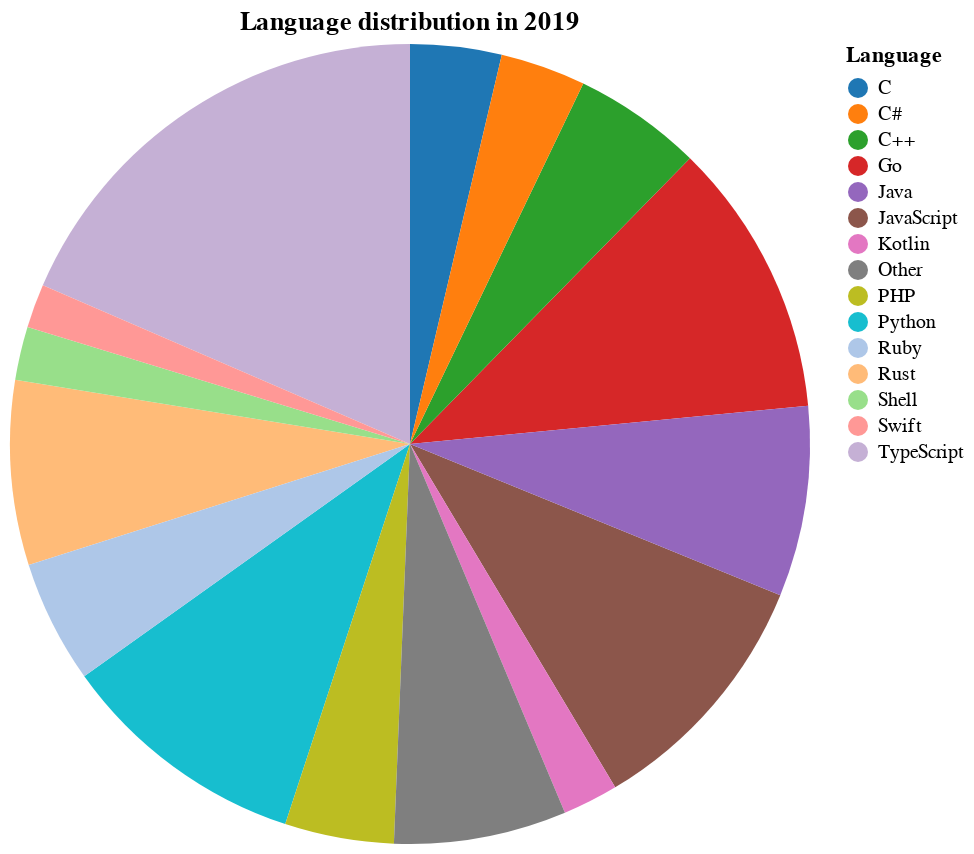
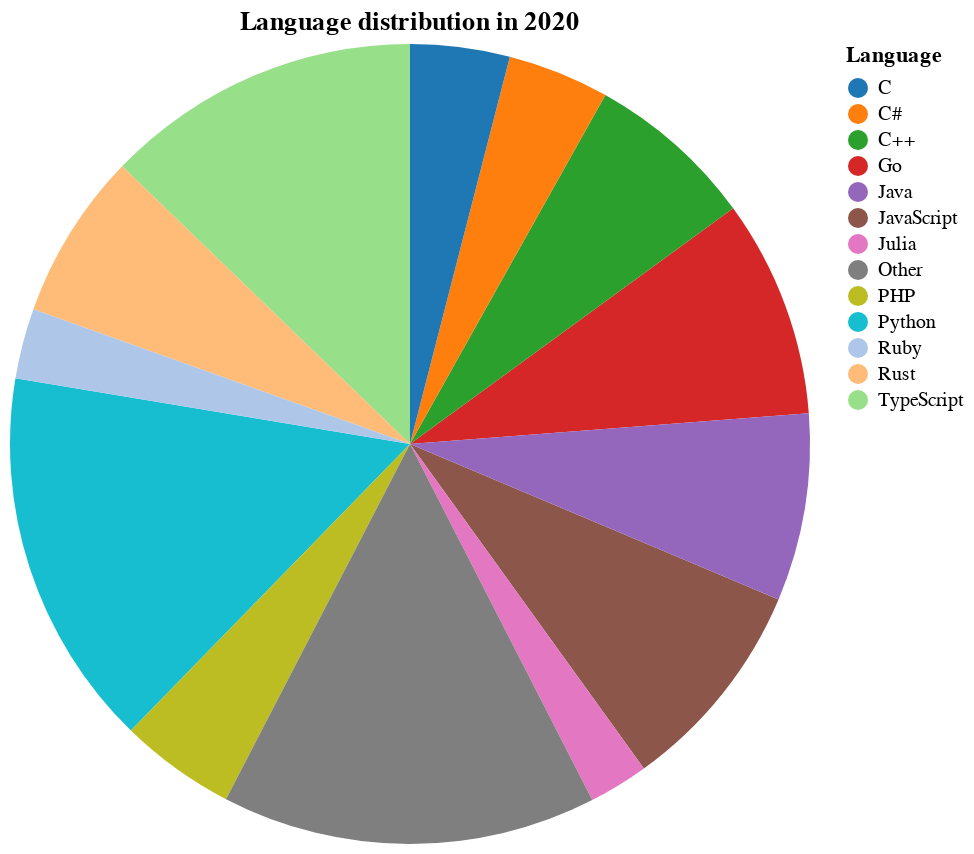
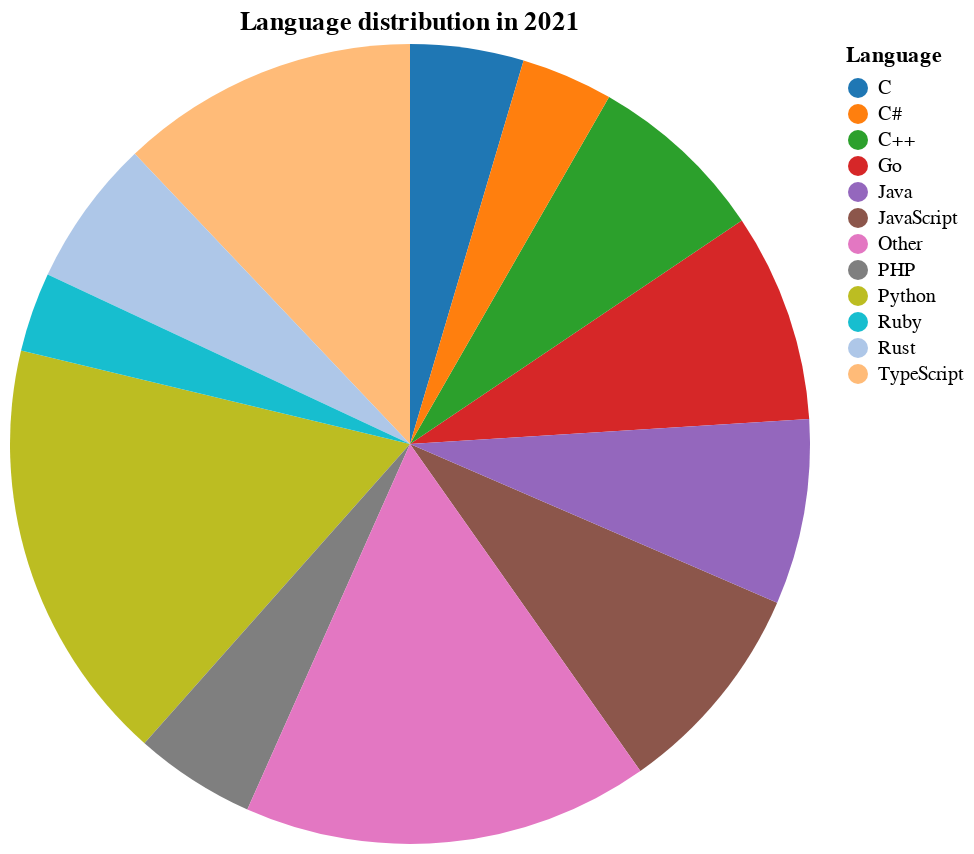
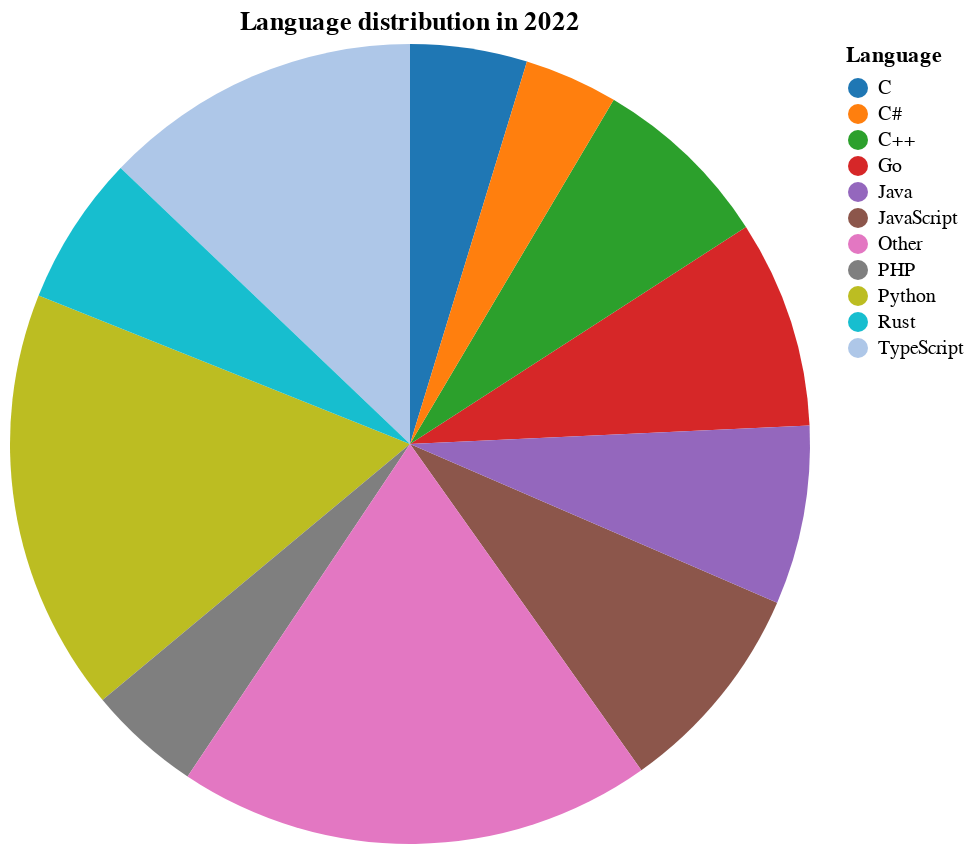

Notebook code cell kept with these figures, in order:
### Markdown cell above
## Draw a pie chart for each year

### Code cell
years = resulting_df['Year'].unique()
years.sort()
pie_charts = []
for year in years:
    pie_charts.append(pie_chart_by_year(resulting_df, year))

[chart.show() for chart in pie_charts]

### Figure 1 — Vega-Lite specification as saved in the notebook (floating-point values rounded to 4 significant figures)
{"config": {"view": {"continuousWidth": 300, "continuousHeight": 300}}, "data": {"name": "data-e6d9805dace800cf759d847c44a10f88"}, "mark": {"type": "arc"}, "encoding": {"color": {"field": "Language", "scale": {"range": ["#1f77b4", "#ff7f0e", "#2ca02c", "#d62728", "#9467bd", "#8c564b", "#e377c2", "#7f7f7f", "#bcbd22", "#17becf", "#aec7e8", "#ffbb78", "#98df8a", "#ff9896", "#c5b0d5", "#c49c94", "#f7b6d2", "#c7c7c7", "#dbdb8d", "#9edae5"]}, "type": "nominal"}, "theta": {"field": "Percentage", "type": "quantitative"}, "tooltip": [{"field": "Language", "type": "nominal"}, {"field": "Percentage", "type": "quantitative"}]}, "height": 400, "title": "Language distribution in 2019", "width": 400, "$schema": "https://vega.github.io/schema/vega-lite/v5.20.1.json", "datasets": {"data-e6d9805dace800cf759d847c44a10f88": [{"Year": 2019, "Language": "TypeScript", "Percentage": 12.15}, {"Year": 2019, "Language": "Go", "Percentage": 7.308}, {"Year": 2019, "Language": "JavaScript", "Percentage": 6.73}, {"Year": 2019, "Language": "Python", "Percentage": 6.625}, {"Year": 2019, "Language": "Java", "Percentage": 5.047}, {"Year": 2019, "Language": "Rust", "Percentage": 4.89}, {"Year": 2019, "Language": "C++", "Percentage": 3.417}, {"Year": 2019, "Language": "Ruby", "Percentage": 3.26}, {"Year": 2019, "Language": "PHP", "Percentage": 2.892}, {"Year": 2019, "Language": "C", "Percentage": 2.419}, {"Year": 2019, "Language": "C#", "Percentage": 2.261}, {"Year": 2019, "Language": "Kotlin", "Percentage": 1.472}, {"Year": 2019, "Language": "Shell", "Percentage": 1.42}, {"Year": 2019, "Language": "Swift", "Percentage": 1.157}, {"Year": 2019, "Language": "Other", "Percentage": 4.574}]}}

### Figure 2 — Vega-Lite specification as saved in the notebook (floating-point values rounded to 4 significant figures)
{"config": {"view": {"continuousWidth": 300, "continuousHeight": 300}}, "data": {"name": "data-043781818bf21e419418261c9ae6f7e8"}, "mark": {"type": "arc"}, "encoding": {"color": {"field": "Language", "scale": {"range": ["#1f77b4", "#ff7f0e", "#2ca02c", "#d62728", "#9467bd", "#8c564b", "#e377c2", "#7f7f7f", "#bcbd22", "#17becf", "#aec7e8", "#ffbb78", "#98df8a", "#ff9896", "#c5b0d5", "#c49c94", "#f7b6d2", "#c7c7c7", "#dbdb8d", "#9edae5"]}, "type": "nominal"}, "theta": {"field": "Percentage", "type": "quantitative"}, "tooltip": [{"field": "Language", "type": "nominal"}, {"field": "Percentage", "type": "quantitative"}]}, "height": 400, "title": "Language distribution in 2020", "width": 400, "$schema": "https://vega.github.io/schema/vega-lite/v5.20.1.json", "datasets": {"data-043781818bf21e419418261c9ae6f7e8": [{"Year": 2020, "Language": "Python", "Percentage": 6.426}, {"Year": 2020, "Language": "TypeScript", "Percentage": 5.358}, {"Year": 2020, "Language": "Go", "Percentage": 3.689}, {"Year": 2020, "Language": "JavaScript", "Percentage": 3.647}, {"Year": 2020, "Language": "Java", "Percentage": 3.174}, {"Year": 2020, "Language": "C++", "Percentage": 2.869}, {"Year": 2020, "Language": "Rust", "Percentage": 2.824}, {"Year": 2020, "Language": "PHP", "Percentage": 1.962}, {"Year": 2020, "Language": "C#", "Percentage": 1.721}, {"Year": 2020, "Language": "C", "Percentage": 1.682}, {"Year": 2020, "Language": "Ruby", "Percentage": 1.19}, {"Year": 2020, "Language": "Julia", "Percentage": 1.01}, {"Year": 2020, "Language": "Other", "Percentage": 6.342}]}}

### Figure 3 — Vega-Lite specification as saved in the notebook (floating-point values rounded to 4 significant figures)
{"config": {"view": {"continuousWidth": 300, "continuousHeight": 300}}, "data": {"name": "data-a59a75efe5a3a2a153fb6b05ca9a7307"}, "mark": {"type": "arc"}, "encoding": {"color": {"field": "Language", "scale": {"range": ["#1f77b4", "#ff7f0e", "#2ca02c", "#d62728", "#9467bd", "#8c564b", "#e377c2", "#7f7f7f", "#bcbd22", "#17becf", "#aec7e8", "#ffbb78", "#98df8a", "#ff9896", "#c5b0d5", "#c49c94", "#f7b6d2", "#c7c7c7", "#dbdb8d", "#9edae5"]}, "type": "nominal"}, "theta": {"field": "Percentage", "type": "quantitative"}, "tooltip": [{"field": "Language", "type": "nominal"}, {"field": "Percentage", "type": "quantitative"}]}, "height": 400, "title": "Language distribution in 2021", "width": 400, "$schema": "https://vega.github.io/schema/vega-lite/v5.20.1.json", "datasets": {"data-a59a75efe5a3a2a153fb6b05ca9a7307": [{"Year": 2021, "Language": "Python", "Percentage": 5.761}, {"Year": 2021, "Language": "TypeScript", "Percentage": 4.045}, {"Year": 2021, "Language": "JavaScript", "Percentage": 2.928}, {"Year": 2021, "Language": "Go", "Percentage": 2.825}, {"Year": 2021, "Language": "Java", "Percentage": 2.509}, {"Year": 2021, "Language": "C++", "Percentage": 2.437}, {"Year": 2021, "Language": "Rust", "Percentage": 1.997}, {"Year": 2021, "Language": "PHP", "Percentage": 1.637}, {"Year": 2021, "Language": "C", "Percentage": 1.535}, {"Year": 2021, "Language": "C#", "Percentage": 1.242}, {"Year": 2021, "Language": "Ruby", "Percentage": 1.075}, {"Year": 2021, "Language": "Other", "Percentage": 5.505}]}}

### Figure 4 — Vega-Lite specification as saved in the notebook (floating-point values rounded to 4 significant figures)
{"config": {"view": {"continuousWidth": 300, "continuousHeight": 300}}, "data": {"name": "data-55315c5e4f73060f428f215d8a82c9cd"}, "mark": {"type": "arc"}, "encoding": {"color": {"field": "Language", "scale": {"range": ["#1f77b4", "#ff7f0e", "#2ca02c", "#d62728", "#9467bd", "#8c564b", "#e377c2", "#7f7f7f", "#bcbd22", "#17becf", "#aec7e8", "#ffbb78", "#98df8a", "#ff9896", "#c5b0d5", "#c49c94", "#f7b6d2", "#c7c7c7", "#dbdb8d", "#9edae5"]}, "type": "nominal"}, "theta": {"field": "Percentage", "type": "quantitative"}, "tooltip": [{"field": "Language", "type": "nominal"}, {"field": "Percentage", "type": "quantitative"}]}, "height": 400, "title": "Language distribution in 2022", "width": 400, "$schema": "https://vega.github.io/schema/vega-lite/v5.20.1.json", "datasets": {"data-55315c5e4f73060f428f215d8a82c9cd": [{"Year": 2022, "Language": "Python", "Percentage": 4.626}, {"Year": 2022, "Language": "TypeScript", "Percentage": 3.482}, {"Year": 2022, "Language": "JavaScript", "Percentage": 2.35}, {"Year": 2022, "Language": "Go", "Percentage": 2.27}, {"Year": 2022, "Language": "C++", "Percentage": 1.992}, {"Year": 2022, "Language": "Java", "Percentage": 1.956}, {"Year": 2022, "Language": "Rust", "Percentage": 1.642}, {"Year": 2022, "Language": "C", "Percentage": 1.277}, {"Year": 2022, "Language": "PHP", "Percentage": 1.235}, {"Year": 2022, "Language": "C#", "Percentage": 1.023}, {"Year": 2022, "Language": "Other", "Percentage": 5.194}]}}
